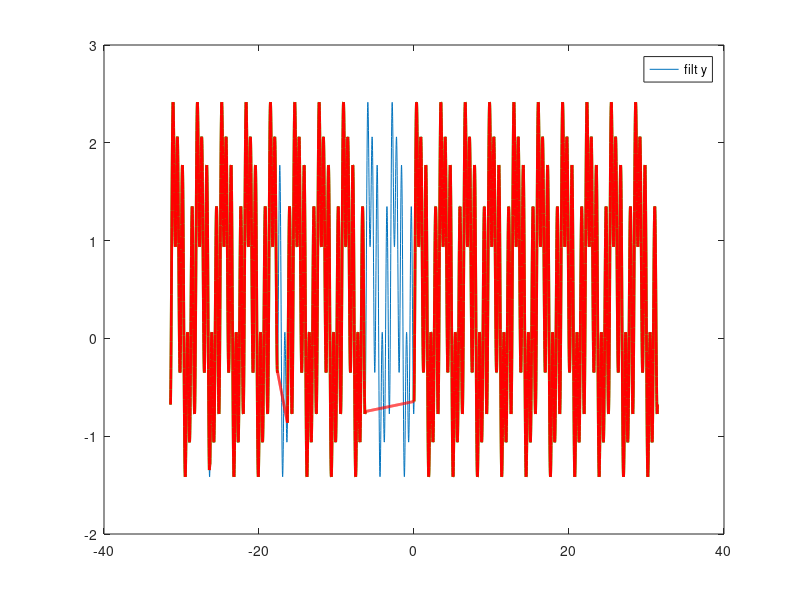
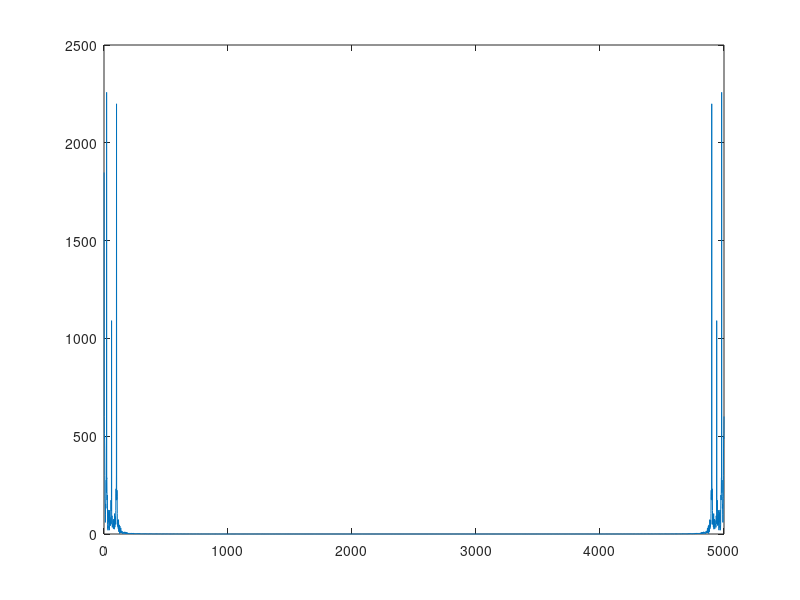

These figures' MATLAB source, in order:
%% test de l idee d interpolation via fft????

% create signal
x=linspace(-10*pi,10*pi,5000);
y=cos(2*x+5)-cos(10*x-6)+sin(3*x).^2;
plot(x,y)
legend('signal')
dx=mean(diff(x));
%put some nan in the middle
ynan=y;
ynan(400:405)=nan;ynan(1100:1200)=nan;
ynan(2000:2500)=nan;ynan(2000:2500)=nan;
hold on 
plot(x,ynan,'g','linewidth',2)
legend('signal nan')

yfilt=interp1(x(~isnan(ynan)),ynan(~isnan(ynan)),x);
hold on 
plot(x,yfilt,'r','linewidth',2)
legend('filt y')

ffty=fft(yfilt);
figure(2)
plot(abs(ffty))

% biggest nan pattern 500
bignan_freq=1/500;




